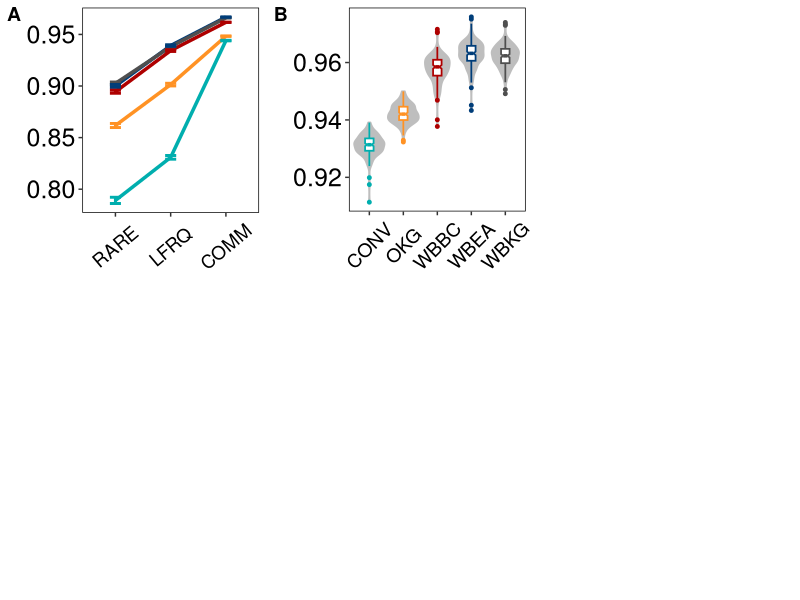
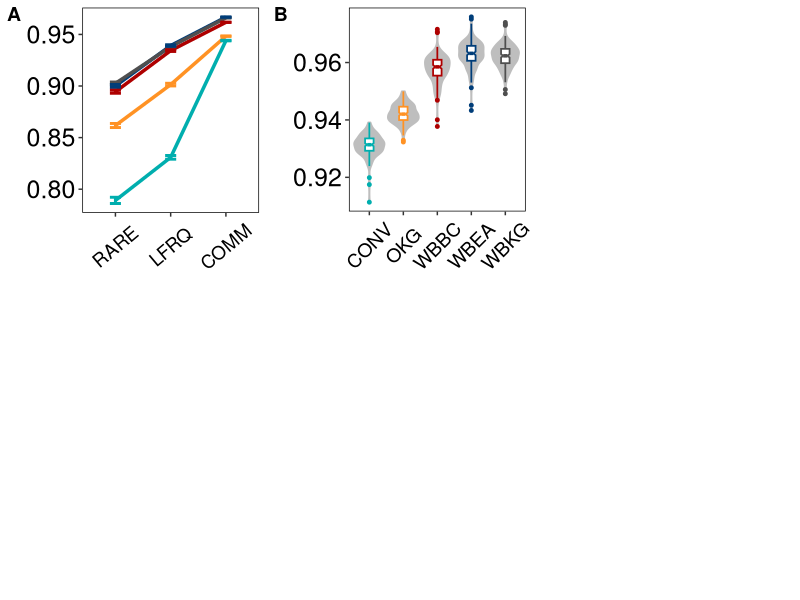

Source code (R) for these figures, in order:
library(ggpubr)
library(ggplot2)
library(reshape2)
library(svglite)

Data<-read.table("./input/summary_mergeMS_concordance.tsv", head=T, sep='\t')
Data$maf <- factor(Data$maf, levels = c('RARE', 'LFRQ', 'COMM'))


p1 <- ggplot(data=Data, aes(x=maf, y=NR_ccd, color=panel, group=panel))
p1 <- p1 + geom_line(linetype=7, size=1.2)
p1 <- p1 + geom_point(shape='.', size=2)
p1 <- p1 + labs(x = "", y = "")
p1 <- p1 + geom_errorbar(aes(ymin=NR_ccd-NR_ccd_sem, ymax=NR_ccd+NR_ccd_sem), width=0.2, size=1)
p1 <- p1 + scale_color_manual(values=c("#00AEAE","#FF9224","#AE0000","#003D79","#4F4F4F"))
#p1 <- p1 + scale_y_continuous(limits=c(0.6, 1))
p1 <- p1 + theme_bw()
p1 <- p1 + theme(panel.grid.major=element_line(colour=NA))
p1 <- p1 + theme(panel.grid.minor=element_line(colour=NA)) 
p1 <- p1 + theme(panel.border = element_rect(color = 'black')) 
p1 <- p1 + theme(axis.text.x = element_text(angle=40,vjust = 0.5, size = 13.5, color = 'black'))
p1 <- p1 + theme(axis.text.y = element_text(size = 18, color = 'black'))
p1 <- p1 + theme(legend.position="none")



Data2<-read.table("./input/summary_mergeMaf_concordance_rmSampleID.tsv", head=T, sep='\t')
Data_melt <- melt(Data2, id.var="panel")

p2 <- ggplot(data=Data2, aes(x=panel,y=NR_ccd,color=panel))
p2 <- p2 + geom_violin(trim=TRUE, size=0.7, fill="grey", color="grey")
p2 <- p2 + scale_color_manual(values=c("#00AEAE","#FF9224","#AE0000","#003D79","#4F4F4F"))
p2 <- p2 + geom_boxplot(width=0.25, size=0.6, outlier.size = 1, notch=TRUE)
p2 <- p2 + labs(x = "", y = "")
p2 <- p2 + theme_bw()
p2 <- p2 + theme(panel.grid.major=element_line(colour=NA))
p2 <- p2 + theme(panel.grid.minor=element_line(colour=NA)) 
p2 <- p2 + theme(panel.border = element_rect(color = 'black')) 
p2 <- p2 + theme(axis.text.y = element_text(size = 18, color = 'black'))
p2 <- p2 + theme(axis.text.x = element_text(angle=45,vjust = 0.5, size = 14, color = 'black'))
p2 <- p2 + theme(legend.position="none")



pa <- ggarrange(p1, p2, ncol=3,nrow=2,labels=c("A","B"),widths=c(1,1),heights = c(1,1))
pa

ggsave(file="summary_seq_ccd.svg", plot=pa, width=10.2, height=6.8)
